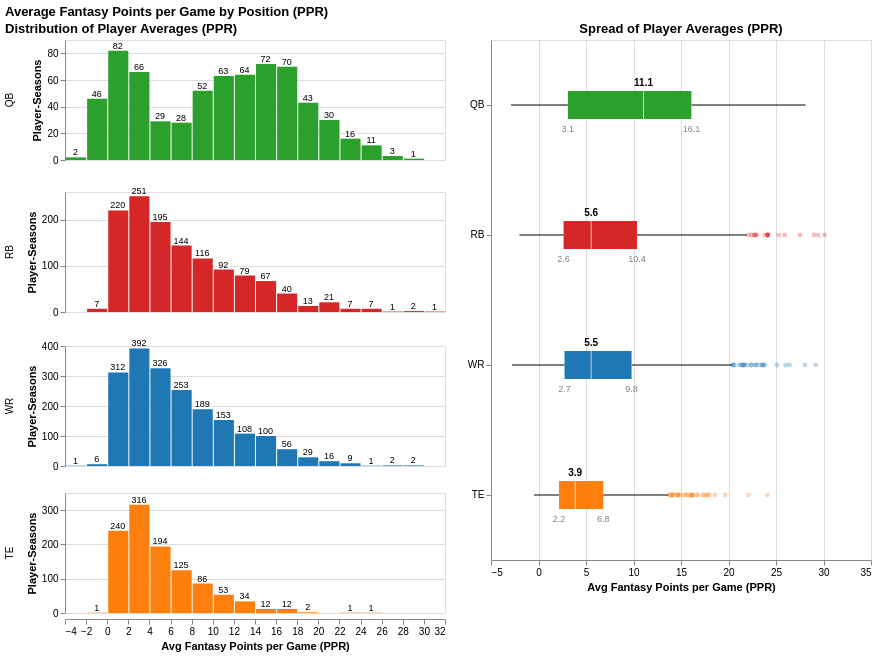
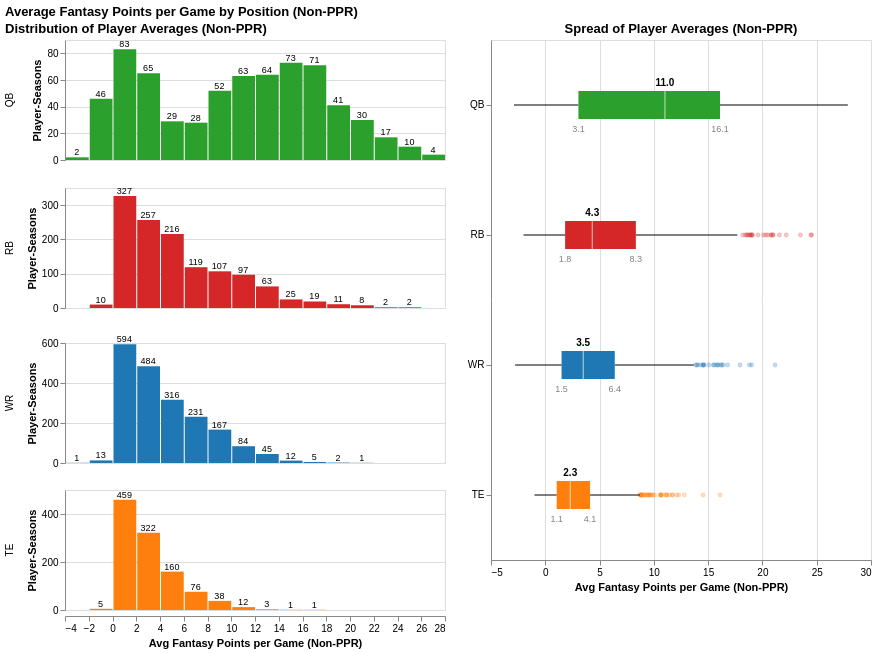

The cell these charts' notebook holds for them, in order:
### Markdown cell above
## Position-Specific Drivers

### Code cell
alt.data_transformers.disable_max_rows()

POSITIONS = list(viz.POSITION_COLORS)
COLOR_SCALE = viz.POSITION_COLOR_SCALE
VALUE = 'avg_fantasy_points'
SEASONS = None   # e.g. [2024] or list(range(2021, 2026)); None = all seasons

for label, df in [('PPR', all_ppr), ('Non-PPR', all_nonppr)]:
    x_title = f'Avg Fantasy Points per Game ({label})'

    # one row per player-season: average fantasy points per game
    data = (
        df
        .groupby(['player', 'position', 'season'], as_index=False)[VALUE]
        .mean()
    )[['position', 'season', VALUE]].dropna()
    if SEASONS is not None:
        data = data[data['season'].isin(SEASONS)]

    # histogram: bars + count labels, one panel per position
    hist_base = alt.Chart().encode(
        x=alt.X(f'{VALUE}:Q', bin=alt.Bin(maxbins=30), title=x_title),
        y=alt.Y('count():Q', title='Player-Seasons'),
    )

    hist_bars = hist_base.mark_bar().encode(color=alt.Color('position:N', scale=COLOR_SCALE, legend=None))
    hist_labels = hist_base.mark_text(dy=-5, fontSize=9).encode(text='count():Q')

    hist = alt.layer(hist_bars, hist_labels, data=data).properties(width=380, height=120).facet(
        row=alt.Row('position:N', sort=POSITIONS, title=None)
    ).resolve_scale(y='independent').properties(title=f'Distribution of Player Averages ({label})')

    # box plot: boxes + labels for the 25th percentile, median and 75th percentile
    box_base = alt.Chart(data).encode(y=alt.Y('position:N', sort=POSITIONS, title=None))

    box_marks = box_base.mark_boxplot(extent=1.5, size=28, median={'color': 'white'},
                                      outliers={'size': 8, 'opacity': 0.3}).encode(
        x=alt.X(f'{VALUE}:Q', title=x_title),
        color=alt.Color('position:N', scale=COLOR_SCALE, legend=None),
    )

    stats = box_base.transform_aggregate(
        q1=f'q1({VALUE})', median=f'median({VALUE})', q3=f'q3({VALUE})', groupby=['position'],
    )
    median_labels = stats.mark_text(dy=-22, fontSize=10, fontWeight='bold').encode(
        x='median:Q', text=alt.Text('median:Q', format='.1f'))
    q1_labels = stats.mark_text(dy=24, fontSize=9, color='gray').encode(
        x='q1:Q', text=alt.Text('q1:Q', format='.1f'))
    q3_labels = stats.mark_text(dy=24, fontSize=9, color='gray').encode(
        x='q3:Q', text=alt.Text('q3:Q', format='.1f'))

    box = (box_marks + median_labels + q1_labels + q3_labels).properties(
        width=380, height=520, title=f'Spread of Player Averages ({label})')

    display((hist | box).properties(title=f'Average Fantasy Points per Game by Position ({label})'))

### Figure 1 — Vega-Lite specification as saved in the notebook (floating-point values rounded to 4 significant figures; data arrays with more than 128 entries replaced by an {"elided": "..."} marker saying what was removed)
{"config": {"view": {"continuousWidth": 300, "continuousHeight": 300}}, "hconcat": [{"facet": {"row": {"field": "position", "sort": ["QB", "RB", "WR", "TE"], "title": null, "type": "nominal"}}, "spec": {"layer": [{"mark": {"type": "bar"}, "encoding": {"color": {"field": "position", "legend": null, "scale": {"domain": ["QB", "RB", "WR", "TE"], "range": ["#2ca02c", "#d62728", "#1f77b4", "#ff7f0e"]}, "type": "nominal"}, "x": {"bin": {"maxbins": 30}, "field": "avg_fantasy_points", "title": "Avg Fantasy Points per Game (PPR)", "type": "quantitative"}, "y": {"aggregate": "count", "title": "Player-Seasons", "type": "quantitative"}}}, {"mark": {"type": "text", "dy": -5, "fontSize": 9}, "encoding": {"text": {"aggregate": "count", "type": "quantitative"}, "x": {"bin": {"maxbins": 30}, "field": "avg_fantasy_points", "title": "Avg Fantasy Points per Game (PPR)", "type": "quantitative"}, "y": {"aggregate": "count", "title": "Player-Seasons", "type": "quantitative"}}}], "height": 120, "width": 380}, "resolve": {"scale": {"y": "independent"}}, "title": "Distribution of Player Averages (PPR)"}, {"layer": [{"mark": {"type": "boxplot", "extent": 1.5, "median": {"color": "white"}, "outliers": {"size": 8, "opacity": 0.3}, "size": 28}, "encoding": {"color": {"field": "position", "legend": null, "scale": {"domain": ["QB", "RB", "WR", "TE"], "range": ["#2ca02c", "#d62728", "#1f77b4", "#ff7f0e"]}, "type": "nominal"}, "x": {"field": "avg_fantasy_points", "title": "Avg Fantasy Points per Game (PPR)", "type": "quantitative"}, "y": {"field": "position", "sort": ["QB", "RB", "WR", "TE"], "title": null, "type": "nominal"}}}, {"mark": {"type": "text", "dy": -22, "fontSize": 10, "fontWeight": "bold"}, "encoding": {"text": {"field": "median", "format": ".1f", "type": "quantitative"}, "x": {"field": "median", "type": "quantitative"}, "y": {"field": "position", "sort": ["QB", "RB", "WR", "TE"], "title": null, "type": "nominal"}}, "transform": [{"aggregate": [{"op": "q1", "field": "avg_fantasy_points", "as": "q1"}, {"op": "median", "field": "avg_fantasy_points", "as": "median"}, {"op": "q3", "field": "avg_fantasy_points", "as": "q3"}], "groupby": ["position"]}]}, {"mark": {"type": "text", "color": "gray", "dy": 24, "fontSize": 9}, "encoding": {"text": {"field": "q1", "format": ".1f", "type": "quantitative"}, "x": {"field": "q1", "type": "quantitative"}, "y": {"field": "position", "sort": ["QB", "RB", "WR", "TE"], "title": null, "type": "nominal"}}, "transform": [{"aggregate": [{"op": "q1", "field": "avg_fantasy_points", "as": "q1"}, {"op": "median", "field": "avg_fantasy_points", "as": "median"}, {"op": "q3", "field": "avg_fantasy_points", "as": "q3"}], "groupby": ["position"]}]}, {"mark": {"type": "text", "color": "gray", "dy": 24, "fontSize": 9}, "encoding": {"text": {"field": "q3", "format": ".1f", "type": "quantitative"}, "x": {"field": "q3", "type": "quantitative"}, "y": {"field": "position", "sort": ["QB", "RB", "WR", "TE"], "title": null, "type": "nominal"}}, "transform": [{"aggregate": [{"op": "q1", "field": "avg_fantasy_points", "as": "q1"}, {"op": "median", "field": "avg_fantasy_points", "as": "median"}, {"op": "q3", "field": "avg_fantasy_points", "as": "q3"}], "groupby": ["position"]}]}], "height": 520, "title": "Spread of Player Averages (PPR)", "width": 380}], "data": {"name": "data-6ac93c4d36ef3411ede776ee42e7902e"}, "title": "Average Fantasy Points per Game by Position (PPR)", "$schema": "https://vega.github.io/schema/vega-lite/v6.4.1.json", "datasets": {"data-6ac93c4d36ef3411ede776ee42e7902e": {"elided": "4973 records"}}}

### Figure 2 — Vega-Lite specification as saved in the notebook (floating-point values rounded to 4 significant figures; data arrays with more than 128 entries replaced by an {"elided": "..."} marker saying what was removed)
{"config": {"view": {"continuousWidth": 300, "continuousHeight": 300}}, "hconcat": [{"facet": {"row": {"field": "position", "sort": ["QB", "RB", "WR", "TE"], "title": null, "type": "nominal"}}, "spec": {"layer": [{"mark": {"type": "bar"}, "encoding": {"color": {"field": "position", "legend": null, "scale": {"domain": ["QB", "RB", "WR", "TE"], "range": ["#2ca02c", "#d62728", "#1f77b4", "#ff7f0e"]}, "type": "nominal"}, "x": {"bin": {"maxbins": 30}, "field": "avg_fantasy_points", "title": "Avg Fantasy Points per Game (Non-PPR)", "type": "quantitative"}, "y": {"aggregate": "count", "title": "Player-Seasons", "type": "quantitative"}}}, {"mark": {"type": "text", "dy": -5, "fontSize": 9}, "encoding": {"text": {"aggregate": "count", "type": "quantitative"}, "x": {"bin": {"maxbins": 30}, "field": "avg_fantasy_points", "title": "Avg Fantasy Points per Game (Non-PPR)", "type": "quantitative"}, "y": {"aggregate": "count", "title": "Player-Seasons", "type": "quantitative"}}}], "height": 120, "width": 380}, "resolve": {"scale": {"y": "independent"}}, "title": "Distribution of Player Averages (Non-PPR)"}, {"layer": [{"mark": {"type": "boxplot", "extent": 1.5, "median": {"color": "white"}, "outliers": {"size": 8, "opacity": 0.3}, "size": 28}, "encoding": {"color": {"field": "position", "legend": null, "scale": {"domain": ["QB", "RB", "WR", "TE"], "range": ["#2ca02c", "#d62728", "#1f77b4", "#ff7f0e"]}, "type": "nominal"}, "x": {"field": "avg_fantasy_points", "title": "Avg Fantasy Points per Game (Non-PPR)", "type": "quantitative"}, "y": {"field": "position", "sort": ["QB", "RB", "WR", "TE"], "title": null, "type": "nominal"}}}, {"mark": {"type": "text", "dy": -22, "fontSize": 10, "fontWeight": "bold"}, "encoding": {"text": {"field": "median", "format": ".1f", "type": "quantitative"}, "x": {"field": "median", "type": "quantitative"}, "y": {"field": "position", "sort": ["QB", "RB", "WR", "TE"], "title": null, "type": "nominal"}}, "transform": [{"aggregate": [{"op": "q1", "field": "avg_fantasy_points", "as": "q1"}, {"op": "median", "field": "avg_fantasy_points", "as": "median"}, {"op": "q3", "field": "avg_fantasy_points", "as": "q3"}], "groupby": ["position"]}]}, {"mark": {"type": "text", "color": "gray", "dy": 24, "fontSize": 9}, "encoding": {"text": {"field": "q1", "format": ".1f", "type": "quantitative"}, "x": {"field": "q1", "type": "quantitative"}, "y": {"field": "position", "sort": ["QB", "RB", "WR", "TE"], "title": null, "type": "nominal"}}, "transform": [{"aggregate": [{"op": "q1", "field": "avg_fantasy_points", "as": "q1"}, {"op": "median", "field": "avg_fantasy_points", "as": "median"}, {"op": "q3", "field": "avg_fantasy_points", "as": "q3"}], "groupby": ["position"]}]}, {"mark": {"type": "text", "color": "gray", "dy": 24, "fontSize": 9}, "encoding": {"text": {"field": "q3", "format": ".1f", "type": "quantitative"}, "x": {"field": "q3", "type": "quantitative"}, "y": {"field": "position", "sort": ["QB", "RB", "WR", "TE"], "title": null, "type": "nominal"}}, "transform": [{"aggregate": [{"op": "q1", "field": "avg_fantasy_points", "as": "q1"}, {"op": "median", "field": "avg_fantasy_points", "as": "median"}, {"op": "q3", "field": "avg_fantasy_points", "as": "q3"}], "groupby": ["position"]}]}], "height": 520, "title": "Spread of Player Averages (Non-PPR)", "width": 380}], "data": {"name": "data-d5146b8b75a8866a0237b21c8a54fe9d"}, "title": "Average Fantasy Points per Game by Position (Non-PPR)", "$schema": "https://vega.github.io/schema/vega-lite/v6.4.1.json", "datasets": {"data-d5146b8b75a8866a0237b21c8a54fe9d": {"elided": "4973 records"}}}
